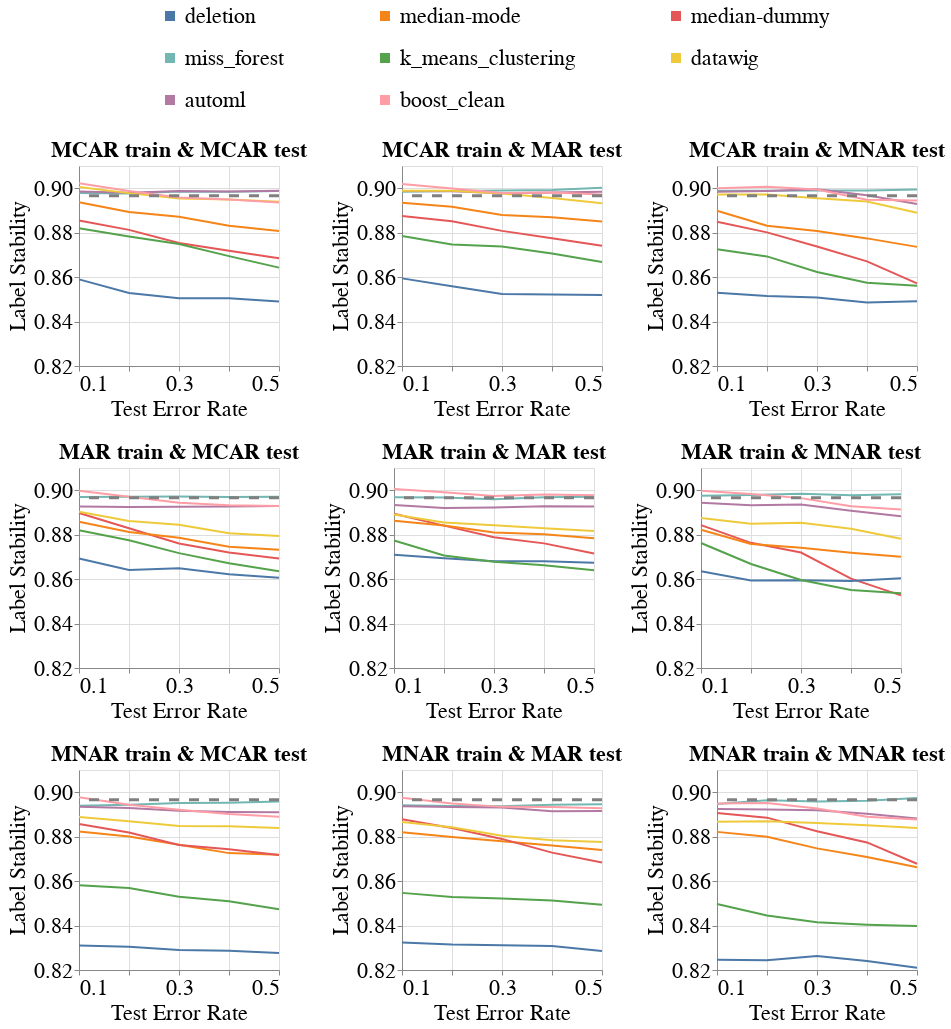

Here is the notebook cell this chart was saved with:
### Code cell
create_line_bands_for_diff_imputers(dataset_name=DATASET_NAME,
                                    model_name='mlp_clf',
                                    metric_name='Label_Stability',
                                    db_client=db_client,
                                    with_band=False)

### Figure 1 — Vega-Lite specification as saved in the notebook (floating-point values rounded to 4 significant figures; data arrays with more than 128 entries replaced by an {"elided": "..."} marker saying what was removed)
{"config": {"view": {"continuousWidth": 400, "continuousHeight": 300}, "axis": {"labelFontSize": 22, "labelFontWeight": "normal", "titleFontSize": 22, "titleFontWeight": "normal"}, "legend": {"columns": 3, "direction": "horizontal", "labelFontSize": 22, "labelLimit": 400, "orient": "top", "symbolOffset": 80, "symbolStrokeWidth": 10, "titleAnchor": "middle", "titleFontSize": 22, "titleLimit": 300}, "title": {"fontSize": 22}}, "vconcat": [{"hconcat": [{"layer": [{"data": {"name": "data-cecb083a57f62d444b8083f6ef807cf0"}, "mark": "line", "encoding": {"color": {"field": "Null_Imputer_Name", "sort": ["deletion", "median-mode", "median-dummy", "miss_forest", "k_means_clustering", "datawig", "automl", "boost_clean"], "title": null, "type": "nominal"}, "x": {"axis": {"labelExpr": "(datum.value == 0.1) || (datum.value == 0.3) || (datum.value == 0.5) ? datum.label : ''"}, "field": "Test_Error_Rate", "scale": {"nice": false}, "title": "Test Error Rate", "type": "quantitative"}, "y": {"aggregate": "mean", "field": "Metric_Value", "scale": {"zero": false}, "title": "Label Stability", "type": "quantitative"}}}, {"data": {"name": "data-cc2ac18bbeefcc1052bd372a4042a2b5"}, "mark": {"type": "rule", "strokeDash": [10, 10]}, "encoding": {"color": {"value": "grey"}, "size": {"value": 3}, "y": {"field": "Baseline_Mean", "type": "quantitative"}}}], "height": 200, "title": {"text": "MCAR train & MCAR test", "fontSize": 22}, "width": 200}, {"layer": [{"data": {"name": "data-9e54e00cefb7bbbb362b44e17e37088e"}, "mark": "line", "encoding": {"color": {"field": "Null_Imputer_Name", "sort": ["deletion", "median-mode", "median-dummy", "miss_forest", "k_means_clustering", "datawig", "automl", "boost_clean"], "title": null, "type": "nominal"}, "x": {"axis": {"labelExpr": "(datum.value == 0.1) || (datum.value == 0.3) || (datum.value == 0.5) ? datum.label : ''"}, "field": "Test_Error_Rate", "scale": {"nice": false}, "title": "Test Error Rate", "type": "quantitative"}, "y": {"aggregate": "mean", "field": "Metric_Value", "scale": {"zero": false}, "title": "Label Stability", "type": "quantitative"}}}, {"data": {"name": "data-cc2ac18bbeefcc1052bd372a4042a2b5"}, "mark": {"type": "rule", "strokeDash": [10, 10]}, "encoding": {"color": {"value": "grey"}, "size": {"value": 3}, "y": {"field": "Baseline_Mean", "type": "quantitative"}}}], "height": 200, "title": {"text": "MCAR train & MAR test", "fontSize": 22}, "width": 200}, {"layer": [{"data": {"name": "data-96c3b140eff8ddfd0bc86e1a380417c4"}, "mark": "line", "encoding": {"color": {"field": "Null_Imputer_Name", "sort": ["deletion", "median-mode", "median-dummy", "miss_forest", "k_means_clustering", "datawig", "automl", "boost_clean"], "title": null, "type": "nominal"}, "x": {"axis": {"labelExpr": "(datum.value == 0.1) || (datum.value == 0.3) || (datum.value == 0.5) ? datum.label : ''"}, "field": "Test_Error_Rate", "scale": {"nice": false}, "title": "Test Error Rate", "type": "quantitative"}, "y": {"aggregate": "mean", "field": "Metric_Value", "scale": {"zero": false}, "title": "Label Stability", "type": "quantitative"}}}, {"data": {"name": "data-cc2ac18bbeefcc1052bd372a4042a2b5"}, "mark": {"type": "rule", "strokeDash": [10, 10]}, "encoding": {"color": {"value": "grey"}, "size": {"value": 3}, "y": {"field": "Baseline_Mean", "type": "quantitative"}}}], "height": 200, "title": {"text": "MCAR train & MNAR test", "fontSize": 22}, "width": 200}], "resolve": {"scale": {"y": "shared"}}}, {"hconcat": [{"layer": [{"data": {"name": "data-b28f144b7730d548de68636f7c5bc8f1"}, "mark": "line", "encoding": {"color": {"field": "Null_Imputer_Name", "sort": ["deletion", "median-mode", "median-dummy", "miss_forest", "k_means_clustering", "datawig", "automl", "boost_clean"], "title": null, "type": "nominal"}, "x": {"axis": {"labelExpr": "(datum.value == 0.1) || (datum.value == 0.3) || (datum.value == 0.5) ? datum.label : ''"}, "field": "Test_Error_Rate", "scale": {"nice": false}, "title": "Test Error Rate", "type": "quantitative"}, "y": {"aggregate": "mean", "field": "Metric_Value", "scale": {"zero": false}, "title": "Label Stability", "type": "quantitative"}}}, {"data": {"name": "data-cc2ac18bbeefcc1052bd372a4042a2b5"}, "mark": {"type": "rule", "strokeDash": [10, 10]}, "encoding": {"color": {"value": "grey"}, "size": {"value": 3}, "y": {"field": "Baseline_Mean", "type": "quantitative"}}}], "height": 200, "title": {"text": "MAR train & MCAR test", "fontSize": 22}, "width": 200}, {"layer": [{"data": {"name": "data-3e76dcef679c6ab4a39c4d071d0ffd78"}, "mark": "line", "encoding": {"color": {"field": "Null_Imputer_Name", "sort": ["deletion", "median-mode", "median-dummy", "miss_forest", "k_means_clustering", "datawig", "automl", "boost_clean"], "title": null, "type": "nominal"}, "x": {"axis": {"labelExpr": "(datum.value == 0.1) || (datum.value == 0.3) || (datum.value == 0.5) ? datum.label : ''"}, "field": "Test_Error_Rate", "scale": {"nice": false}, "title": "Test Error Rate", "type": "quantitative"}, "y": {"aggregate": "mean", "field": "Metric_Value", "scale": {"zero": false}, "title": "Label Stability", "type": "quantitative"}}}, {"data": {"name": "data-cc2ac18bbeefcc1052bd372a4042a2b5"}, "mark": {"type": "rule", "strokeDash": [10, 10]}, "encoding": {"color": {"value": "grey"}, "size": {"value": 3}, "y": {"field": "Baseline_Mean", "type": "quantitative"}}}], "height": 200, "title": {"text": "MAR train & MAR test", "fontSize": 22}, "width": 200}, {"layer": [{"data": {"name": "data-d8ff3f28ed235b31d74252cd9c2b181f"}, "mark": "line", "encoding": {"color": {"field": "Null_Imputer_Name", "sort": ["deletion", "median-mode", "median-dummy", "miss_forest", "k_means_clustering", "datawig", "automl", "boost_clean"], "title": null, "type": "nominal"}, "x": {"axis": {"labelExpr": "(datum.value == 0.1) || (datum.value == 0.3) || (datum.value == 0.5) ? datum.label : ''"}, "field": "Test_Error_Rate", "scale": {"nice": false}, "title": "Test Error Rate", "type": "quantitative"}, "y": {"aggregate": "mean", "field": "Metric_Value", "scale": {"zero": false}, "title": "Label Stability", "type": "quantitative"}}}, {"data": {"name": "data-cc2ac18bbeefcc1052bd372a4042a2b5"}, "mark": {"type": "rule", "strokeDash": [10, 10]}, "encoding": {"color": {"value": "grey"}, "size": {"value": 3}, "y": {"field": "Baseline_Mean", "type": "quantitative"}}}], "height": 200, "title": {"text": "MAR train & MNAR test", "fontSize": 22}, "width": 200}], "resolve": {"scale": {"y": "shared"}}}, {"hconcat": [{"layer": [{"data": {"name": "data-7ee4fee54a905aa48cbc20b69a926589"}, "mark": "line", "encoding": {"color": {"field": "Null_Imputer_Name", "sort": ["deletion", "median-mode", "median-dummy", "miss_forest", "k_means_clustering", "datawig", "automl", "boost_clean"], "title": null, "type": "nominal"}, "x": {"axis": {"labelExpr": "(datum.value == 0.1) || (datum.value == 0.3) || (datum.value == 0.5) ? datum.label : ''"}, "field": "Test_Error_Rate", "scale": {"nice": false}, "title": "Test Error Rate", "type": "quantitative"}, "y": {"aggregate": "mean", "field": "Metric_Value", "scale": {"zero": false}, "title": "Label Stability", "type": "quantitative"}}}, {"data": {"name": "data-cc2ac18bbeefcc1052bd372a4042a2b5"}, "mark": {"type": "rule", "strokeDash": [10, 10]}, "encoding": {"color": {"value": "grey"}, "size": {"value": 3}, "y": {"field": "Baseline_Mean", "type": "quantitative"}}}], "height": 200, "title": {"text": "MNAR train & MCAR test", "fontSize": 22}, "width": 200}, {"layer": [{"data": {"name": "data-ff32da6f91e5648bb7690d1a050315b9"}, "mark": "line", "encoding": {"color": {"field": "Null_Imputer_Name", "sort": ["deletion", "median-mode", "median-dummy", "miss_forest", "k_means_clustering", "datawig", "automl", "boost_clean"], "title": null, "type": "nominal"}, "x": {"axis": {"labelExpr": "(datum.value == 0.1) || (datum.value == 0.3) || (datum.value == 0.5) ? datum.label : ''"}, "field": "Test_Error_Rate", "scale": {"nice": false}, "title": "Test Error Rate", "type": "quantitative"}, "y": {"aggregate": "mean", "field": "Metric_Value", "scale": {"zero": false}, "title": "Label Stability", "type": "quantitative"}}}, {"data": {"name": "data-cc2ac18bbeefcc1052bd372a4042a2b5"}, "mark": {"type": "rule", "strokeDash": [10, 10]}, "encoding": {"color": {"value": "grey"}, "size": {"value": 3}, "y": {"field": "Baseline_Mean", "type": "quantitative"}}}], "height": 200, "title": {"text": "MNAR train & MAR test", "fontSize": 22}, "width": 200}, {"layer": [{"data": {"name": "data-378860c5a8873ebb1aafe8b03bb34ff2"}, "mark": "line", "encoding": {"color": {"field": "Null_Imputer_Name", "sort": ["deletion", "median-mode", "median-dummy", "miss_forest", "k_means_clustering", "datawig", "automl", "boost_clean"], "title": null, "type": "nominal"}, "x": {"axis": {"labelExpr": "(datum.value == 0.1) || (datum.value == 0.3) || (datum.value == 0.5) ? datum.label : ''"}, "field": "Test_Error_Rate", "scale": {"nice": false}, "title": "Test Error Rate", "type": "quantitative"}, "y": {"aggregate": "mean", "field": "Metric_Value", "scale": {"zero": false}, "title": "Label Stability", "type": "quantitative"}}}, {"data": {"name": "data-cc2ac18bbeefcc1052bd372a4042a2b5"}, "mark": {"type": "rule", "strokeDash": [10, 10]}, "encoding": {"color": {"value": "grey"}, "size": {"value": 3}, "y": {"field": "Baseline_Mean", "type": "quantitative"}}}], "height": 200, "title": {"text": "MNAR train & MNAR test", "fontSize": 22}, "width": 200}], "resolve": {"scale": {"y": "shared"}}}], "resolve": {"scale": {"y": "shared"}}, "$schema": "https://vega.github.io/schema/vega-lite/v4.17.0.json", "datasets": {"data-cecb083a57f62d444b8083f6ef807cf0": {"elided": "240 records"}, "data-cc2ac18bbeefcc1052bd372a4042a2b5": [{"Baseline_Mean": 0.8967}], "data-9e54e00cefb7bbbb362b44e17e37088e": {"elided": "240 records"}, "data-96c3b140eff8ddfd0bc86e1a380417c4": {"elided": "240 records"}, "data-b28f144b7730d548de68636f7c5bc8f1": {"elided": "240 records"}, "data-3e76dcef679c6ab4a39c4d071d0ffd78": {"elided": "240 records"}, "data-d8ff3f28ed235b31d74252cd9c2b181f": {"elided": "240 records"}, "data-7ee4fee54a905aa48cbc20b69a926589": {"elided": "240 records"}, "data-ff32da6f91e5648bb7690d1a050315b9": {"elided": "240 records"}, "data-378860c5a8873ebb1aafe8b03bb34ff2": {"elided": "240 records"}}}
